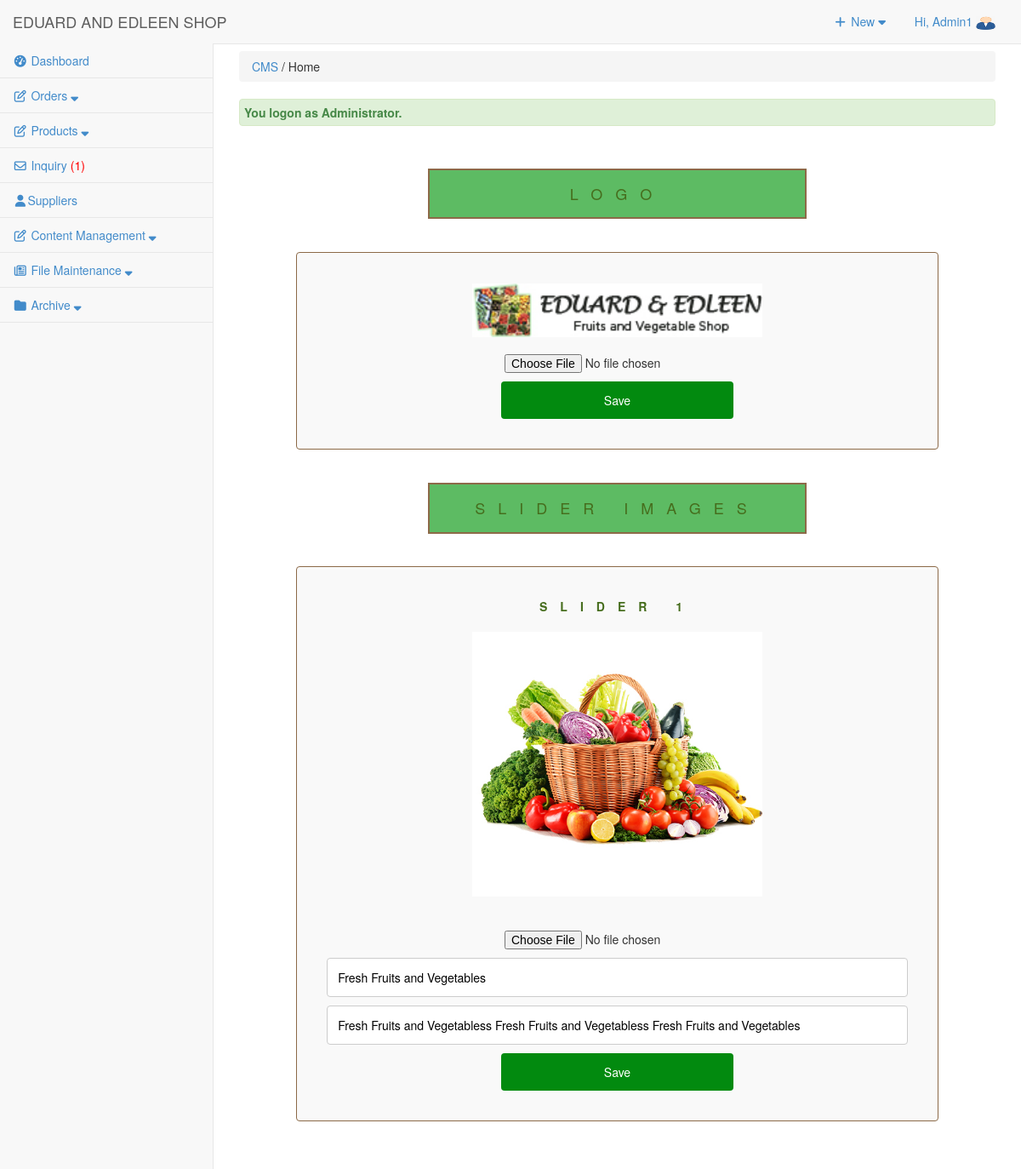
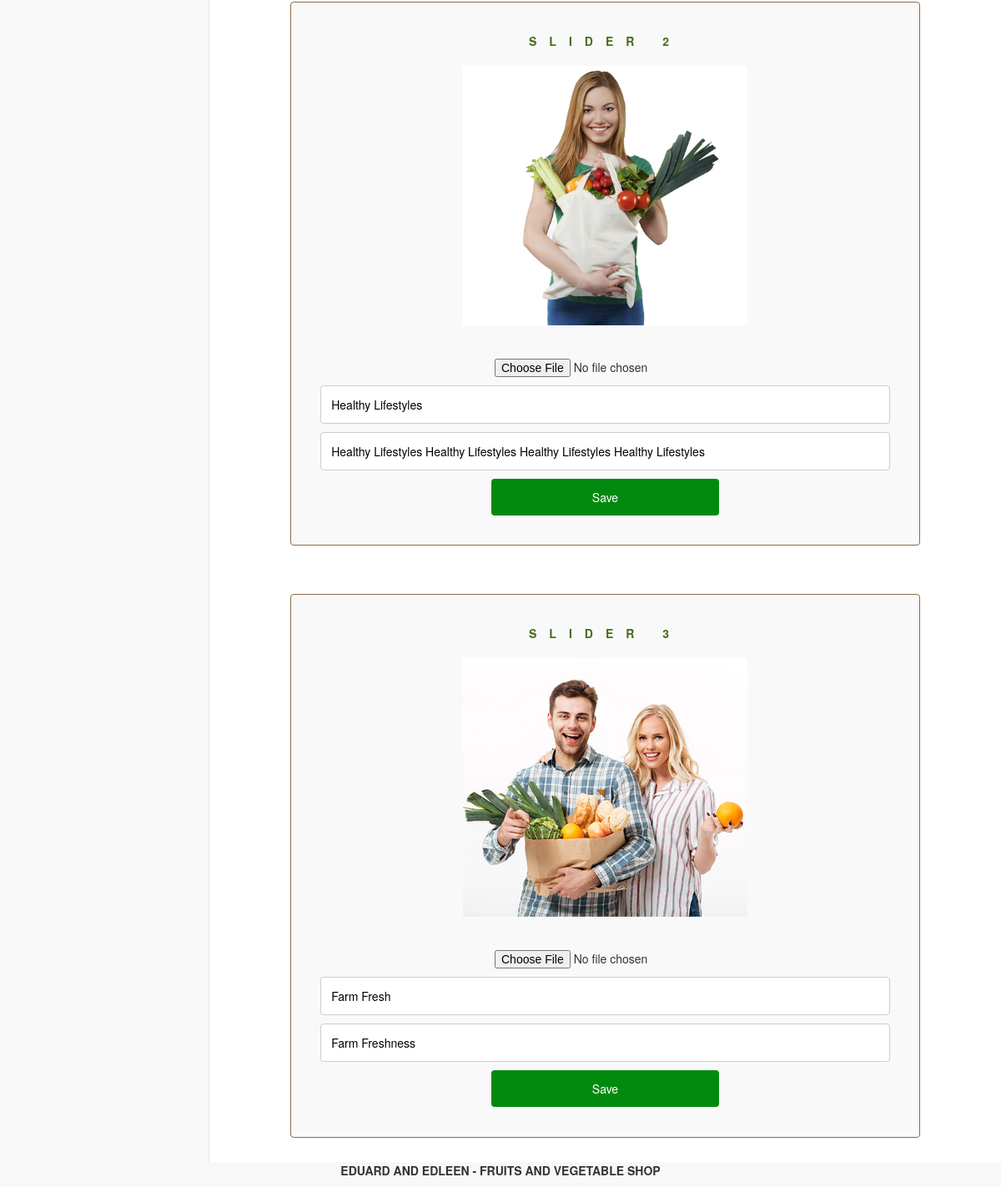
The app's page /admin/cms/index.php?view=Home (signed in) with its own data (2 pictures, top to bottom).
### tables this page shows
CREATE TABLE `tbluseraccount` (
  `USERID` int(11) NOT NULL,
  `U_NAME` varchar(122) NOT NULL,
  `U_USERNAME` varchar(122) NOT NULL,
  `U_PASS` varchar(122) NOT NULL,
  `U_ROLE` varchar(30) NOT NULL,
  `USERIMAGE` varchar(255) NOT NULL,
  `U_STATUS` varchar(255) NOT NULL DEFAULT 'Active'
);

CREATE TABLE `tblabout` (
  `CMS_ABOUT_ID` int(11) NOT NULL,
  `CMS_ABOUT_STORY` varchar(1999) NOT NULL,
  `CMS_ABOUT_MISSION` varchar(1999) NOT NULL,
  `CMS_ABOUT_VISION` varchar(1999) NOT NULL,
  `CMS_ABOUT_BUSINESSLOGO` varchar(255) NOT NULL
);

CREATE TABLE `tbl_homeinfo` (
  `CMS_HOME_ID` int(11) NOT NULL,
  `CMS_SLIDER_1_PICTURE` varchar(255) NOT NULL,
  `CMS_SLIDER_1_TITLE` varchar(255) NOT NULL,
  `CMS_SLIDER_1_SUBTITLE` varchar(255) NOT NULL,
  `CMS_SLIDER_2_PICTURE` varchar(255) NOT NULL,
  `CMS_SLIDER_2_TITLE` varchar(255) NOT NULL,
  `CMS_SLIDER_2_SUBTITLE` varchar(255) NOT NULL,
  `CMS_SLIDER_3_PICTURE` varchar(255) NOT NULL,
  `CMS_SLIDER_3_TITLE` varchar(255) NOT NULL,
  `CMS_SLIDER_3_SUBTITLE` varchar(255) NOT NULL
);

### admin/cms/index.php (called while the page is built, shortened)
<?php
require_once("../../include/initialize.php");
$view = (isset($_GET['view']) && $_GET['view'] != '') ? $_GET['view'] : '';
	$header=$view;
	$title="Content Management";
	switch ($view) {
	case "Home" :
		$title = "CMS";
		break;
	}
require_once ("../theme/templates.php");
?>

### include/database.php (called while the page is built, shortened)
<?php
class Database {
	var $sql_string = '';
	private $conn;
	public function open_connection() {
		$this->conn = mysqli_connect(server,user,pass);
		if(!$this->conn){
			echo "Problem in database connection! Contact administrator!";
			exit();
		}else{
			$db_select = mysqli_select_db($this->conn,database_name);
		}
	}
	function setQuery($sql='') {
		$this->sql_string=$sql;
	}
	function executeQuery() {
		$result = mysqli_query($this->conn,$this->sql_string);
		return $result;
	}
	private function confirm_query($result) {
		return $result;
	}
	function loadSingleResult() {
		$cur = $this->executeQuery();
		while ($row = mysqli_fetch_object($cur)) {
		return $data = $row;
		}
	}
	public function num_rows($result_set) {
		return mysqli_num_rows($result_set);
	}
}
$mydb = new Database();
?>

### include/accounts.php (called while the page is built, shortened)
<?php
require_once(LIB_PATH.DS.'database.php');
class User {
	protected static  $tblname = "tbluseraccount";
	function single_user($id=""){
			global $mydb;
			$mydb->setQuery("SELECT * FROM ".self::$tblname."
				Where USERID= '{$id}' LIMIT 1");
			$cur = $mydb->loadSingleResult();
			return $cur;
	}
}
?>

### admin/cms/home.php (the view, shortened to what this page needs)
<div class="content_body">
<center>
     	<br>
     <h4 class="title headtitle">Logo</h4>
     <br>
	 <?php
		$query = "SELECT * FROM `tblabout` ";
		$mydb->setQuery($query);
		$cur = $mydb->loadSingleResult();
    ?>
   			<div class="map">
			   <form action="cmscontroller.php?action=updatebusinesslogo" method="POST" enctype="multipart/form-data">
				<div class="img-thumbnail">
					<img src="<?php echo $cur->CMS_ABOUT_BUSINESSLOGO; ?>" width="50%;" id='logo'>
					<br><br>
					<center><input type="file" class="form-control-file" id="exampleInputFile" aria-describedby="fileHelp"  name="logo" value="Choose Photo" accept="image/*" onchange="loadlogo(event)">
					<input type='submit' name='logo' value='Save' class="btn_style"></center>
				</div>
				</form>
			</div>
		<br>
	<h4 class="title headtitle">Slider Images</h4>
	<br>
	<?php
		$query = "SELECT * FROM `tbl_homeinfo` ";
		$mydb->setQuery($query);
		$sliderinfo = $mydb->loadSingleResult();
    ?>
			<div class="map">
				<form action="cmscontroller.php?action=updateslider1info" method="POST" enctype="multipart/form-data">
				<div class="img-thumbnail "><b class="title">Slider 1</b>
				<br><br>
				<center><img src="<?php echo $sliderinfo->CMS_SLIDER_1_PICTURE; ?>" width="50%;" id='slider1'></center>
				<br><br>
				<input type="file" class="form-control-file" name='slider1'id="exampleInputFile" aria-describedby="fileHelp" value="Choose Photo" accept="image/*" onchange="loadslider1(event)">
				<input type="text" id="silder-title" name="slider1-title" placeholder="Slider 1 Title" value='<?php echo $sliderinfo->CMS_SLIDER_1_TITLE; ?>'>
                <input type="text" id="silder-subtitle" name="slider1-subtitle" placeholder="Slider 1 Sub-title" value='<?php echo $sliderinfo->CMS_SLIDER_1_SUBTITLE; ?>'>
                <input type='submit' name='sliderbtn1' value='Save' class="btn_style">
				</form>
				</div>
			</div>
			<br><br>
			<div class="map">
				<div class="img-thumbnail"><b class="title">Slider 2</b><br><br>
				<form action="cmscontroller.php?action=updateslider2info" method="POST" enctype="multipart/form-data">
					<center><img src="<?php echo $sliderinfo->CMS_SLIDER_2_PICTURE; ?>" width="50%;" id='slider2'></center>
				<br><br>
				<input type="file" class="form-control-file" id="exampleInputFile" aria-describedby="fileHelp"  name="slider2" value="Choose Photo" accept="image/*" onchange="loadslider2(event)">
				<input type="text" id="silder-title" name="slider2-title" placeholder="Slider 2 Title" value='<?php echo $sliderinfo->CMS_SLIDER_2_TITLE; ?>'>
                <input type="text" id="silder-subtitle" name="slider2-subtitle" placeholder="Slider 2 Sub-title" value='<?php echo $sliderinfo->CMS_SLIDER_2_SUBTITLE; ?>'>
                <input type='submit' name='sliderbtn2' value='Save'  class="btn_style">
				</form>
				</div>
			</div>
			<br><br>
			<div class="map">
				<div class="img-thumbnail"><b class="title">Slider 3</b><br><br>
				<form action="cmscontroller.php?action=updateslider3info" method="POST" enctype="multipart/form-data">
					<center><img src="<?php echo $sliderinfo->CMS_SLIDER_3_PICTURE; ?>" width="50%;" id='slider3'></center>
				<br><br>
				<input type="file" class="form-control-file" id="exampleInputFile" aria-describedby="fileHelp"  name="slider3" value="Choose Photo" accept="image/*" onchange="loadslider3(event)">
				<input type="text" id="silder-title" name="slider3-title" placeholder="Slider 3 Title" value='<?php echo $sliderinfo->CMS_SLIDER_3_TITLE; ?>'>
                <input type="text" id="silder-subtitle" name="slider3-subtitle" placeholder="Slider 3 Sub-title" value='<?php echo $sliderinfo->CMS_SLIDER_3_SUBTITLE; ?>'>
                <input type='submit' name='sliderbtn3' value='Save'  class="btn_style">
				</form>
				</div>
			</div>
			<br>
</div>

### admin/theme/templates.php (shortened to what this page needs)
<!DOCTYPE html>
<html lang="en">
<head>
<link href="<?php echo web_root; ?>admin/css/bootstrap.min.css" rel="stylesheet">
<link href="<?php echo web_root; ?>admin/css/metisMenu.min.css" rel="stylesheet">
<link href="<?php echo web_root; ?>admin/css/timeline.css" rel="stylesheet">
<link href="<?php echo web_root; ?>admin/css/sb-admin-2.css" rel="stylesheet">
<link href="<?php echo web_root; ?>admin/font/css/font-awesome.min.css" rel="stylesheet" type="text/css">
<link href="<?php echo web_root; ?>admin/font/font-awesome.min.css" rel="stylesheet" type="text/css">
<link href="<?php echo web_root; ?>admin/css/dataTables.bootstrap.css" rel="stylesheet">
<link href="<?php echo web_root; ?>css/bootstrap-datetimepicker.min.css" rel="stylesheet" media="screen">
<link href="<?php echo web_root; ?>css/datepicker.css" rel="stylesheet" media="screen">
<link href="<?php echo web_root; ?>admin/css/costum.css" rel="stylesheet">
<link href="<?php echo web_root; ?>admin/css/ekko-lightbox.css" rel="stylesheet">
</head>
  <?php
    $query = "SELECT * FROM tblsummary WHERE ORDEREDSTATS = 'Pending'";
    $mydb->setQuery($query);
    $query = "SELECT * FROM tblinquiry WHERE INQSTATUS = 'NEW'";
    $mydb->setQuery($query);
    $cur = $mydb->executeQuery();
    $rowscount = $mydb->num_rows($cur);
    $res = isset($rowscount)? $rowscount : 0;
    if($res>0){
    $inquiry = '<span style="color:red;">('.$res.')</span>';
    }else{
        $inquiry = '<span> ('.$res.')</span>';
    }
?>
<body>
   <div id="wrapper">
        <nav class="navbar navbar-default navbar-static-top  " role="navigation" style="margin-bottom: 0">
            <div class="navbar-header">
                 <a class="navbar-brand"  href="<?php echo web_root; ?>admin/index.php" >EDUARD AND EDLEEN SHOP</a>
            </div>
            <ul class="nav navbar-top-links navbar-right">
                 <li class="dropdown">
                    <a class="dropdown-toggle" data-toggle="dropdown" href="#">
                        <i class="fa fa-plus fa-fw"></i> New  <i class="fa fa-caret-down"></i>
                    </a>
                </li>
<?php
 $user = New User();
$singleuser = $user->single_user($_SESSION['USERID']);
?>
                <li class="dropdown">
                    <a class="dropdown-toggle" data-toggle="dropdown" href="#">
                        Hi, <?php echo $_SESSION['U_NAME']; ?> <img title="profile image" width="23px" height="17px" src="<?php echo web_root.'admin/user/'.$singleuser ->USERIMAGE ?>">
                    </a>
                </li>
            </ul>
            <div class="navbar-default sidebar" role="navigation">
                <div class="sidebar-nav navbar-collapse">
                    <ul class="nav" id="side-menu">
                        <li>
                             <a href="<?php echo web_root; ?>admin/dashboard/"><i class="fa fa-tachometer fa-fw"></i>  Dashboard </a>
                        </li>
                        <li class="nav-item">
                            <a class="nav-link" data-toggle="collapse" href="#collapseExample4" aria-expanded="false" aria-controls="collapseExample">
                                <i class="fa fa-pencil-square-o fa-fw"></i><span class="menu-orders"> Orders <i class="fa fa-sort-down"></i></span>
                            </a>
                        </li>
                        <li class="nav-item">
                            <a class="nav-link" data-toggle="collapse" href="#collapseExample5" aria-expanded="false" aria-controls="collapseExample">
                                <i class="fa fa-pencil-square-o fa-fw"></i><span class="menu-title"> Products <i class="fa fa-sort-down"></i></span>
                            </a>
                        </li>
                        <li>
                             <a href="<?php echo web_root; ?>admin/inquiry/" ><i class="fa fa-envelope-o fa-fw"></i>  Inquiry <?php echo $inquiry; ?></a>
                        </li>
                        <li>
                             <a href="<?php echo web_root; ?>admin/supplier/" ><i class="fa fa-user fa-fw"></i>Suppliers</a>
                        </li>
                        <li class="nav-item">
                            <a class="nav-link" data-toggle="collapse" href="#collapseExample1" aria-expanded="false" aria-controls="collapseExample">
                                <i class="fa fa-pencil-square-o fa-fw"></i><span class="menu-title"> Content Management <i class="fa fa-sort-down"></i></span>
                            </a>
                        </li>
                        <li class="nav-item">
                            <a class="nav-link" data-toggle="collapse" href="#collapseExample3" aria-expanded="false" aria-controls="collapseExample">
                                <i class="fa fa-newspaper-o fa-fw"></i><span class="menu-title"> File Maintenance <i class="fa fa-sort-down"></i></span>
                            </a>
                        </li>
                        <?php if ($_SESSION['U_ROLE']=='Administrator') {
                        ?>
                        <li class="nav-item">
                            <a class="nav-link" data-toggle="collapse" href="#collapseExample2" aria-expanded="false" aria-controls="collapseExample">
                                <i class="fa fa-folder fa-fw"></i><span class="menu-title"> Archive <i class="fa fa-sort-down"></i></span>
                            </a>
                        </li>
                 <?php }  ?>
                    </ul>
                </div>
            </div>
        </nav>
  <div id="page-wrapper">
            <div class="row" >
                <div class="col-lg-12">
                    <?php
                    if ($title<>'Dashboard'){
                       echo   '<p class="breadcrumb" style="margin-top: 8px;">
                        <a href="index.php" title="'. $title.'" >'. $title.'</a>
                        '.(isset($header) ? ' / '. $header : '').'  </p>'  ;
                    } ?>
                  <?php require_once $content; ?>
                </div>
            </div>
        </div>
</body>
      <footer><p  style="text-align: center;font-weight: bold;"> EDUARD AND EDLEEN - FRUITS AND VEGETABLE SHOP </p></footer>
</html>

### admin/css/sb-admin-2.css (style rules this page uses)
body { background-color: #f8f8f8; }
#wrapper { width: 100%; }
#page-wrapper { padding: 0 15px; min-height: 568px; background-color: #fff; }
@media (min-width:768px) { #page-wrapper { position: inherit; margin: 0 0 0 250px; padding: 0 30px; border-left: 1px solid #e7e7e7; } }
.navbar-top-links { margin-right: 0; }
.navbar-top-links li { display: inline-block; }
.navbar-top-links li:last-child { margin-right: 15px; }
.navbar-top-links li a { padding: 15px; min-height: 50px; }
.sidebar .sidebar-nav.navbar-collapse { padding-right: 0; padding-left: 0; }
.sidebar ul li { border-bottom: 1px solid #e7e7e7; }
@media (min-width:768px) { .sidebar { z-index: 1; position: absolute; width: 250px; margin-top: 51px; } }

### admin/cms/home.php (style rules this page uses)
.img-thumbnail { margin: 1%; width: 40%; padding: 4%; }
.map .img-thumbnail { width: 85% !important; background: #f9f9f9; border: 1px solid #8C6A48; }
.btn_style { background-color: #028A0F !important; color: white; padding: 12px 20px; border: none; border-radius: 4px; cursor: pointer; width: 40%; }
* { box-sizing: border-box; }
input[type=text], select, textarea { width: 100%; padding: 12px; border: 1px solid #ccc; margin-top: 10px; border-radius: 4px; resize: vertical; }
input[type=submit] { background-color: #028A0F; color: white; padding: 12px 20px; border: none; border-radius: 4px; margin-top: 10px; cursor: pointer; }
.row:after { content: ""; display: table; clear: both; }
.title { letter-spacing: 15px; color: #466D1D; text-align: center; text-transform: uppercase; }
.headtitle { background: #5DBB63; width: 50%; padding: 2%; border: 2px solid #8C6A48; }

### records on screen
tbluseraccount: USERIMAGE (picture)
tblabout: CMS_ABOUT_BUSINESSLOGO (picture)
tbl_homeinfo: CMS_SLIDER_1_PICTURE (picture), slider1-title "Fresh Fruits and Vegetables", slider1-subtitle "Fresh Fruits and Vegetabless Fresh Fruits and Vegetabless Fresh Fruits and Vegetables", CMS_SLIDER_2_PICTURE (picture), slider2-title "Healthy Lifestyles", slider2-subtitle "Healthy Lifestyles Healthy Lifestyles Healthy Lifestyles Healthy Lifestyles", CMS_SLIDER_3_PICTURE (picture), slider3-title "Farm Fresh", slider3-subtitle "Farm Freshness"

### other values on screen
$_SESSION['U_NAME'] "Admin1"
$res "1"
$title "CMS"
$header "Home"
$_SESSION['message'] "You logon as Administrator."
